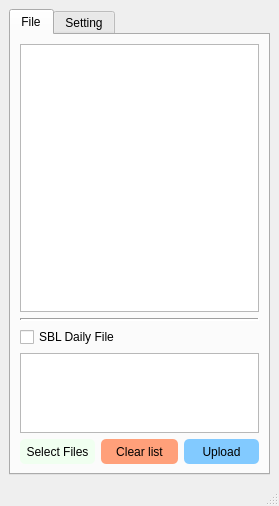
<?xml version="1.0" encoding="UTF-8"?>
<ui version="4.0">
 <class>MainWindow</class>
 <widget class="QMainWindow" name="MainWindow">
  <property name="geometry">
   <rect>
    <x>0</x>
    <y>0</y>
    <width>279</width>
    <height>506</height>
   </rect>
  </property>
  <property name="windowTitle">
   <string>S3 File Uploader</string>
  </property>
  <property name="windowIcon">
   <iconset resource="resource.qrc">
    <normaloff>:/Icons/images/Upload.png</normaloff>:/Icons/images/Upload.png</iconset>
  </property>
  <widget class="QWidget" name="centralwidget">
   <layout class="QGridLayout" name="gridLayout_3">
    <item row="0" column="0">
     <widget class="QTabWidget" name="tabWidget">
      <property name="currentIndex">
       <number>0</number>
      </property>
      <widget class="QWidget" name="tab">
       <attribute name="title">
        <string>File</string>
       </attribute>
       <layout class="QGridLayout" name="gridLayout">
        <item row="0" column="0" colspan="3">
         <widget class="ListBoxWidget" name="listWidget"/>
        </item>
        <item row="1" column="0" colspan="3">
         <widget class="Line" name="line">
          <property name="font">
           <font>
            <pointsize>10</pointsize>
           </font>
          </property>
          <property name="lineWidth">
           <number>2</number>
          </property>
          <property name="orientation">
           <enum>Qt::Horizontal</enum>
          </property>
         </widget>
        </item>
        <item row="2" column="0" colspan="3">
         <widget class="QCheckBox" name="checkBox">
          <property name="text">
           <string>SBL Daily File</string>
          </property>
         </widget>
        </item>
        <item row="3" column="0" colspan="3">
         <widget class="QTextEdit" name="textEdit">
          <property name="maximumSize">
           <size>
            <width>16777215</width>
            <height>80</height>
           </size>
          </property>
         </widget>
        </item>
        <item row="4" column="0">
         <widget class="QPushButton" name="pushButton_select">
          <property name="minimumSize">
           <size>
            <width>0</width>
            <height>25</height>
           </size>
          </property>
          <property name="styleSheet">
           <string notr="true">QPushButton {
    border: none;
    border-radius: 5px;  /* Assuming height is 40px for a perfect circle. Adjust if necessary */
    background-color: #F0FFF0;  /* Light Gray. Change as needed */
}

QPushButton:hover {
    background-color:#DBF9DB	;  /* Slightly darker gray on hover */
}

QPushButton:pressed {
    background-color: #DBF9DB	;  /* Slightly darker gray when pressed, same as hover */
}</string>
          </property>
          <property name="text">
           <string>Select Files</string>
          </property>
         </widget>
        </item>
        <item row="4" column="1">
         <widget class="QPushButton" name="pushButton_clear">
          <property name="minimumSize">
           <size>
            <width>0</width>
            <height>25</height>
           </size>
          </property>
          <property name="styleSheet">
           <string notr="true">QPushButton {
    border: none;
    border-radius: 5px;  /* Assuming height is 40px for a perfect circle. Adjust if necessary */
    background-color: #FFA07A;  /* Light Gray. Change as needed */
}

QPushButton:hover {
    background-color:#F9966B	;  /* Slightly darker gray on hover */
}

QPushButton:pressed {
    background-color: #F9966B	;  /* Slightly darker gray when pressed, same as hover */
}</string>
          </property>
          <property name="text">
           <string>Clear list</string>
          </property>
         </widget>
        </item>
        <item row="4" column="2">
         <widget class="QPushButton" name="pushButton_submit">
          <property name="minimumSize">
           <size>
            <width>0</width>
            <height>25</height>
           </size>
          </property>
          <property name="styleSheet">
           <string notr="true">QPushButton {
    border: none;
    border-radius: 5px;  /* Assuming height is 40px for a perfect circle. Adjust if necessary */
    background-color: #82CAFF;  /* Light Gray. Change as needed */
}

QPushButton:hover {
    background-color:#79BAEC;  /* Slightly darker gray on hover */
}

QPushButton:pressed {
    background-color: #79BAEC;  /* Slightly darker gray when pressed, same as hover */
}</string>
          </property>
          <property name="text">
           <string>Upload</string>
          </property>
         </widget>
        </item>
       </layout>
      </widget>
      <widget class="QWidget" name="tab_2">
       <attribute name="title">
        <string>Setting</string>
       </attribute>
       <layout class="QGridLayout" name="gridLayout_2">
        <item row="0" column="0">
         <layout class="QHBoxLayout" name="horizontalLayout_3">
          <item>
           <widget class="QLabel" name="label_url">
            <property name="minimumSize">
             <size>
              <width>60</width>
              <height>0</height>
             </size>
            </property>
            <property name="maximumSize">
             <size>
              <width>65</width>
              <height>16777215</height>
             </size>
            </property>
            <property name="text">
             <string>S3 UR:</string>
            </property>
           </widget>
          </item>
          <item>
           <widget class="QLineEdit" name="lineEdit_url"/>
          </item>
         </layout>
        </item>
        <item row="1" column="0">
         <layout class="QHBoxLayout" name="horizontalLayout_2">
          <item>
           <widget class="QLabel" name="label_2">
            <property name="minimumSize">
             <size>
              <width>65</width>
              <height>0</height>
             </size>
            </property>
            <property name="maximumSize">
             <size>
              <width>60</width>
              <height>16777215</height>
             </size>
            </property>
            <property name="text">
             <string>Secerate Key:</string>
            </property>
           </widget>
          </item>
          <item>
           <widget class="QLineEdit" name="lineEdit_secretKey"/>
          </item>
         </layout>
        </item>
        <item row="2" column="0">
         <layout class="QHBoxLayout" name="horizontalLayout">
          <item>
           <widget class="QLabel" name="label_3">
            <property name="minimumSize">
             <size>
              <width>60</width>
              <height>0</height>
             </size>
            </property>
            <property name="maximumSize">
             <size>
              <width>65</width>
              <height>16777215</height>
             </size>
            </property>
            <property name="text">
             <string>Bucekt Name:</string>
            </property>
           </widget>
          </item>
          <item>
           <widget class="QLineEdit" name="lineEdit_bucketName"/>
          </item>
         </layout>
        </item>
        <item row="3" column="0">
         <spacer name="verticalSpacer">
          <property name="orientation">
           <enum>Qt::Vertical</enum>
          </property>
          <property name="sizeHint" stdset="0">
           <size>
            <width>20</width>
            <height>316</height>
           </size>
          </property>
         </spacer>
        </item>
       </layout>
      </widget>
     </widget>
    </item>
   </layout>
  </widget>
  <widget class="QMenuBar" name="menubar">
   <property name="geometry">
    <rect>
     <x>0</x>
     <y>0</y>
     <width>279</width>
     <height>21</height>
    </rect>
   </property>
  </widget>
  <widget class="QStatusBar" name="statusbar"/>
 </widget>
 <customwidgets>
  <customwidget>
   <class>ListBoxWidget</class>
   <extends>QListWidget</extends>
   <header location="global">ListBoxWidget.h</header>
  </customwidget>
 </customwidgets>
 <resources>
  <include location="resource.qrc"/>
 </resources>
 <connections/>
</ui>
